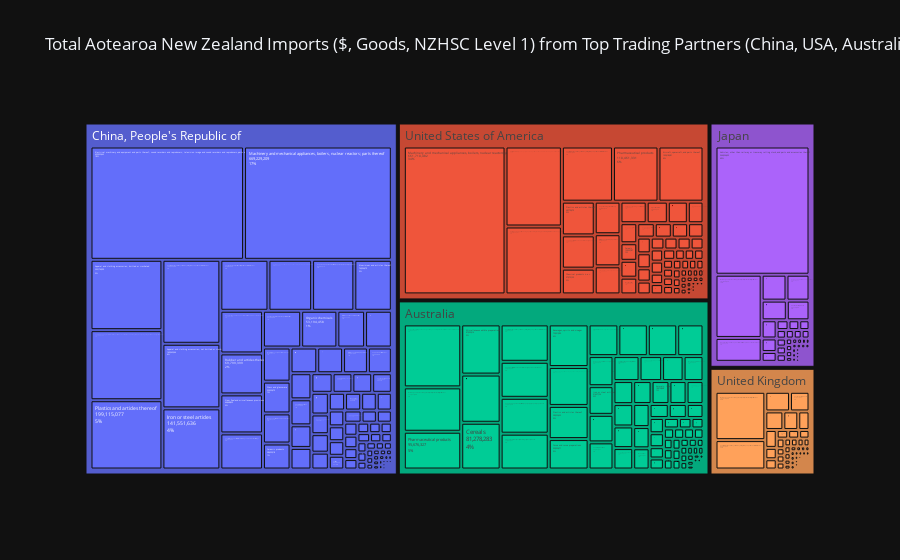
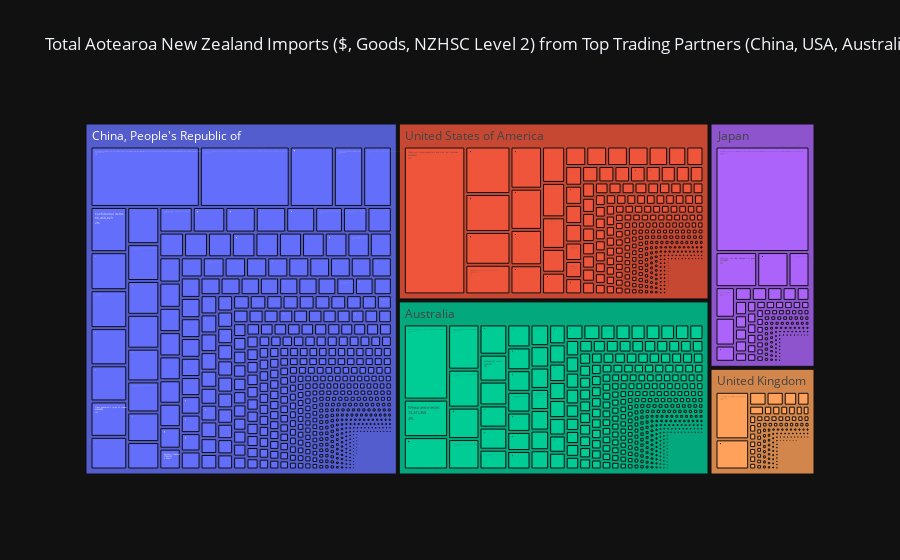

Notebook code for these charts, in order:
### Code cell
# Create Tree Maps for Import Data
# Create a tree maps for major trading partner and their exports.
# Crate a tree map here.
try:
    fig_tot_imp_lvl_1 = px.treemap(
        trade_partners_imports,
        path=['country_label', 'NZHSC_Level_1'],
        values='value',
        title='Total Aotearoa New Zealand Imports ($, Goods, NZHSC Level 1) from Top Trading Partners (China, USA, Australia, Japan, South Korea, Singapore)'
    )
    # Update the trace to display the values inside the blocks
    fig_tot_imp_lvl_1.update_traces(
        textinfo="label+value+percent parent"
    )
    fig_tot_imp_lvl_1.show()
except ValueError as ve:
    print(f"ValueError: {ve}")
    print("Check if the 'value' column contains non-numeric data.")
    print(total_exports['value'].head())

try:
    fig_tot_imp_lvl_2 = px.treemap(
        trade_partners_imports,
        path=['country_label', 'NZHSC_Level_2'],
        values='value',
        title='Total Aotearoa New Zealand Imports ($, Goods, NZHSC Level 2) from Top Trading Partners (China, USA, Australia, Japan, South Korea, Singapore)'
    )
    # Update the trace to display the values inside the blocks
    fig_tot_imp_lvl_2.update_traces(
        textinfo="label+value+percent parent"
    )
    fig_tot_imp_lvl_2.show()
except ValueError as ve:
    print(f"ValueError: {ve}")
    print("Check if the 'value' column contains non-numeric data.")
    print(total_exports['value'].head())

### Figure 1 — Plotly figure (JSON) as saved in the notebook; plotly's stock layout.template omitted (floating-point values rounded to 4 significant figures; data arrays with more than 128 entries replaced by an {"elided": "..."} marker saying what was removed)
{"data": [{"branchvalues": "total", "domain": {"x": [0.0, 1.0], "y": [0.0, 1.0]}, "hovertemplate": "labels=%{label}<br>value=%{value}<br>parent=%{parent}<br>id=%{id}<extra></extra>", "ids": {"elided": "471 str values"}, "labels": {"elided": "471 str values"}, "name": "", "parents": {"elided": "471 str values"}, "values": {"elided": "471 float values"}, "type": "treemap", "textinfo": "label+value+percent parent"}], "layout": {"legend": {"tracegroupgap": 0}, "title": {"text": "Total Aotearoa New Zealand Imports ($, Goods, NZHSC Level 1) from Top Trading Partners (China, USA, Australia, Japan, South Korea, Singapore)"}}}

### Figure 2 — Plotly figure (JSON) as saved in the notebook; plotly's stock layout.template omitted (floating-point values rounded to 4 significant figures; data arrays with more than 128 entries replaced by an {"elided": "..."} marker saying what was removed)
{"data": [{"branchvalues": "total", "domain": {"x": [0.0, 1.0], "y": [0.0, 1.0]}, "hovertemplate": "labels=%{label}<br>value=%{value}<br>parent=%{parent}<br>id=%{id}<extra></extra>", "ids": {"elided": "4268 str values"}, "labels": {"elided": "4268 str values"}, "name": "", "parents": {"elided": "4268 str values"}, "values": {"elided": "4268 float values"}, "type": "treemap", "textinfo": "label+value+percent parent"}], "layout": {"legend": {"tracegroupgap": 0}, "title": {"text": "Total Aotearoa New Zealand Imports ($, Goods, NZHSC Level 2) from Top Trading Partners (China, USA, Australia, Japan, South Korea, Singapore)"}}}
